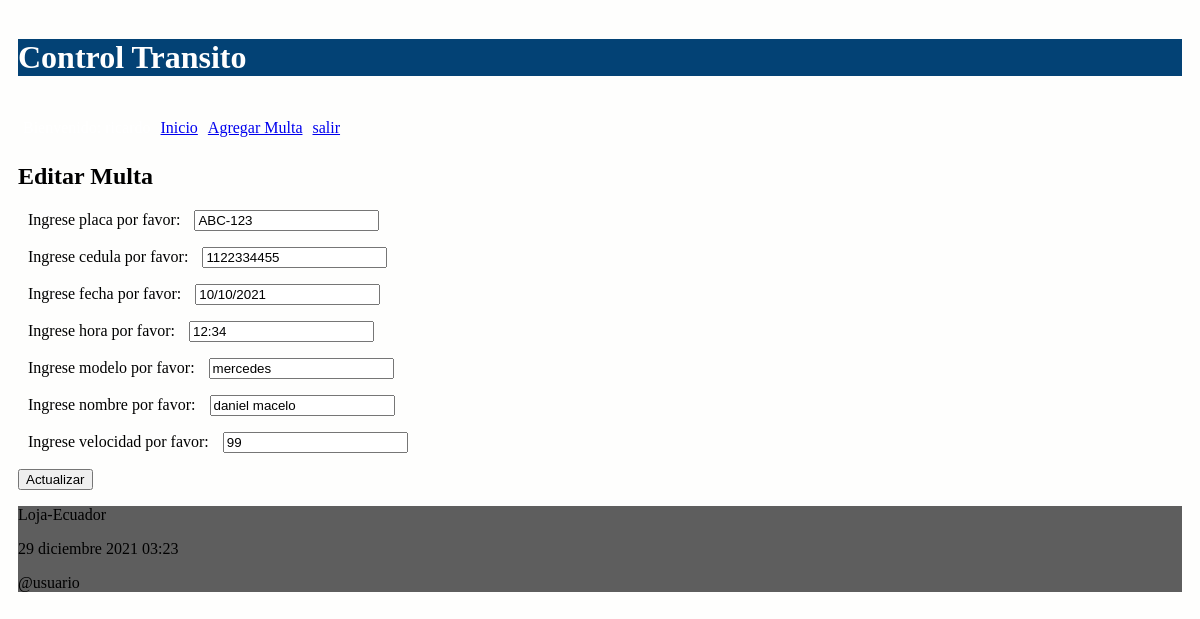
/editar_multa/2 (signed in), run on the app's committed database.
### administrativo/models.py (models this page shows, shortened)
class Multa(models.Model):
    placa = models.CharField(max_length=10)
    cedula = models.CharField(max_length=60)
    fecha = models.CharField(max_length=15)
    hora = models.CharField(max_length=15)
    modelo = models.CharField(max_length=15)
    nombre = models.CharField(max_length=15)
    velocidad = models.CharField(max_length=15)

### administrativo/views.py (the view)
# urls.py: path('editar_multa/<int:id>', views.editar_multa, name='editar_multa'),
@login_required(login_url='/entrando/login/')
def editar_multa(request, id):
    multas = Multa.objects.get(pk=id)
    if request.method=='POST':
        formulario = MultaForm(request.POST, instance=multas)
        print(formulario.errors)
        if formulario.is_valid():
            formulario.save()
            return redirect(multa)
    else:
        formulario = MultaForm(instance=multas)
    diccionario = {'formulario': formulario}
    return render(request, 'editarMulta.html', diccionario)

### administrativo/forms.py
class MultaForm(ModelForm):
    class Meta:
        model = Multa
        fields = ['placa','cedula', 'fecha', 'hora', 'modelo', 'nombre', 'velocidad']
        labels = {
            'placa': _('Ingrese placa por favor'),
            'cedula': _('Ingrese cedula por favor'),
            'fecha': _('Ingrese fecha por favor'),
            'hora': _('Ingrese hora por favor'),
            'modelo': _('Ingrese modelo por favor'),
            'nombre': _('Ingrese nombre por favor'),
            'velocidad': _('Ingrese velocidad por favor'),
        }

### administrativo/templates/editarMulta.html (shortened to what this page needs)
{% extends "master.html" %}
{% block content %}
<h2>Editar Multa</h3>
<form action="" method="post">
  {{formulario.as_p}}
  <p><input type='submit' value='Actualizar'/></p>
</form>
{% endblock %}

### administrativo/static/css/estilos.css (style rules this page uses)
body { background: #FEFEFD; padding: 10px; }
label { padding: 12px 10px; }

### data on the page
Multa: placa "ABC-123", cedula "1122334455", fecha "10/10/2021", hora "12:34", modelo "mercedes", nombre "daniel macelo", velocidad "99"
